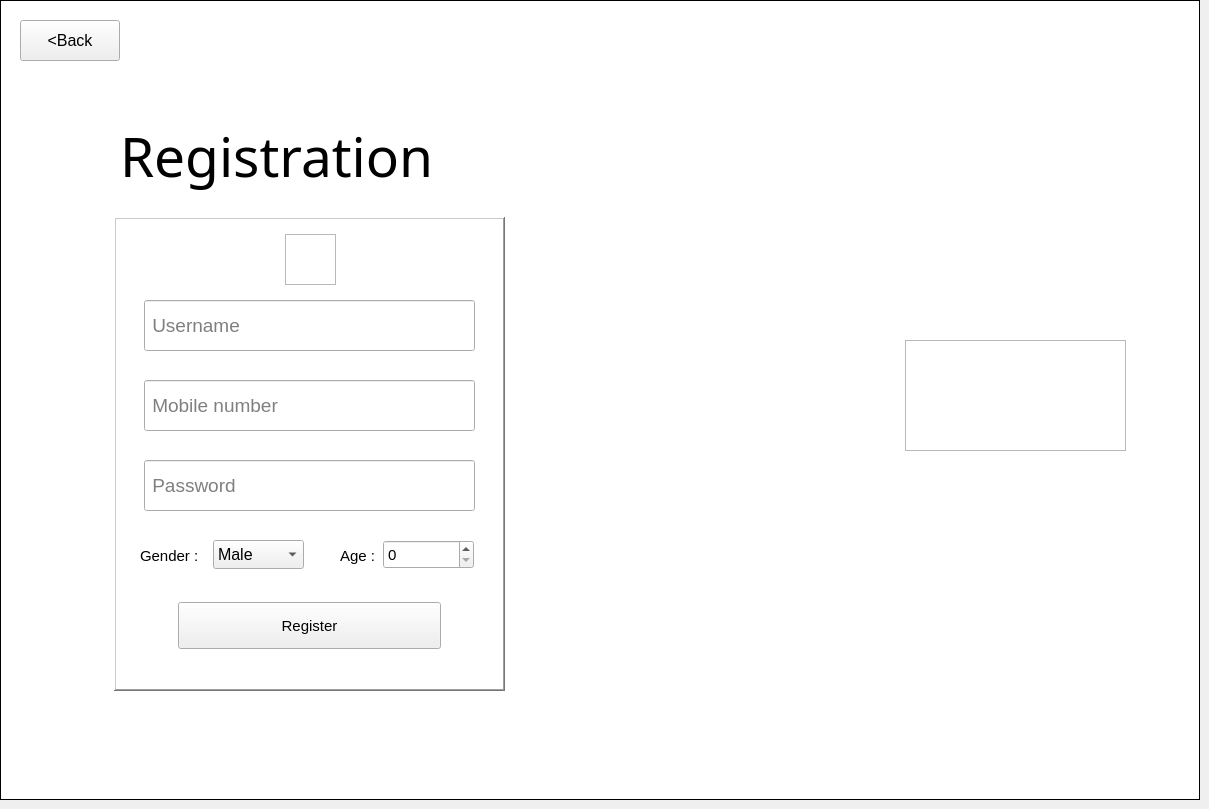
    <widget class="QWidget" name="registerPage">
     <widget class="QGraphicsView" name="registerPage2">
      <property name="geometry">
       <rect>
        <x>0</x>
        <y>0</y>
        <width>1200</width>
        <height>800</height>
       </rect>
      </property>
      <property name="minimumSize">
       <size>
        <width>1200</width>
        <height>800</height>
       </size>
      </property>
      <property name="maximumSize">
       <size>
        <width>1200</width>
        <height>800</height>
       </size>
      </property>
      <property name="font">
       <font>
        <pointsize>11</pointsize>
        <weight>50</weight>
        <bold>false</bold>
       </font>
      </property>
      <property name="cursor" stdset="0">
       <cursorShape>ArrowCursor</cursorShape>
      </property>
      <property name="styleSheet">
       <string notr="true">border-image: url(:/img/resource/271694.jpg);</string>
      </property>
      <property name="frameShape">
       <enum>QFrame::Box</enum>
      </property>
      <property name="frameShadow">
       <enum>QFrame::Plain</enum>
      </property>
     </widget>
     <widget class="QLabel" name="RegisterPageTitle">
      <property name="geometry">
       <rect>
        <x>120</x>
        <y>110</y>
        <width>391</width>
        <height>91</height>
       </rect>
      </property>
      <property name="font">
       <font>
        <family>Stencil</family>
        <pointsize>41</pointsize>
        <weight>50</weight>
        <bold>false</bold>
       </font>
      </property>
      <property name="text">
       <string>Registration</string>
      </property>
     </widget>
     <widget class="QLineEdit" name="registerPageUsername">
      <property name="geometry">
       <rect>
        <x>144</x>
        <y>300</y>
        <width>331</width>
        <height>51</height>
       </rect>
      </property>
      <property name="sizePolicy">
       <sizepolicy hsizetype="Expanding" vsizetype="Fixed">
        <horstretch>0</horstretch>
        <verstretch>0</verstretch>
       </sizepolicy>
      </property>
      <property name="sizeIncrement">
       <size>
        <width>0</width>
        <height>0</height>
       </size>
      </property>
      <property name="baseSize">
       <size>
        <width>0</width>
        <height>0</height>
       </size>
      </property>
      <property name="font">
       <font>
        <pointsize>14</pointsize>
       </font>
      </property>
      <property name="frame">
       <bool>true</bool>
      </property>
      <property name="cursorPosition">
       <number>0</number>
      </property>
      <property name="alignment">
       <set>Qt::AlignLeading|Qt::AlignLeft|Qt::AlignVCenter</set>
      </property>
      <property name="placeholderText">
       <string notr="true"> Username</string>
      </property>
     </widget>
     <widget class="QLineEdit" name="registerPageMobile">
      <property name="geometry">
       <rect>
        <x>144</x>
        <y>380</y>
        <width>331</width>
        <height>51</height>
       </rect>
      </property>
      <property name="font">
       <font>
        <pointsize>14</pointsize>
       </font>
      </property>
      <property name="alignment">
       <set>Qt::AlignLeading|Qt::AlignLeft|Qt::AlignVCenter</set>
      </property>
      <property name="placeholderText">
       <string> Mobile number</string>
      </property>
     </widget>
     <widget class="QLineEdit" name="registerPagePassword">
      <property name="geometry">
       <rect>
        <x>144</x>
        <y>460</y>
        <width>331</width>
        <height>51</height>
       </rect>
      </property>
      <property name="font">
       <font>
        <pointsize>14</pointsize>
       </font>
      </property>
      <property name="echoMode">
       <enum>QLineEdit::Password</enum>
      </property>
      <property name="alignment">
       <set>Qt::AlignLeading|Qt::AlignLeft|Qt::AlignVCenter</set>
      </property>
      <property name="placeholderText">
       <string> Password</string>
      </property>
     </widget>
     <widget class="QComboBox" name="registerPageGenderSelect">
      <property name="geometry">
       <rect>
        <x>213</x>
        <y>540</y>
        <width>91</width>
        <height>29</height>
       </rect>
      </property>
      <property name="font">
       <font>
        <pointsize>12</pointsize>
        <weight>50</weight>
        <bold>false</bold>
       </font>
      </property>
      <property name="cursor">
       <cursorShape>PointingHandCursor</cursorShape>
      </property>
      <item>
       <property name="text">
        <string>Male</string>
       </property>
      </item>
      <item>
       <property name="text">
        <string>Female</string>
       </property>
      </item>
     </widget>
     <widget class="QPushButton" name="registerPageBackButton">
      <property name="geometry">
       <rect>
        <x>20</x>
        <y>20</y>
        <width>100</width>
        <height>41</height>
       </rect>
      </property>
      <property name="font">
       <font>
        <pointsize>12</pointsize>
       </font>
      </property>
      <property name="text">
       <string>&lt;Back</string>
      </property>
     </widget>
     <widget class="QLabel" name="registerGenderLabel">
      <property name="geometry">
       <rect>
        <x>140</x>
        <y>540</y>
        <width>71</width>
        <height>31</height>
       </rect>
      </property>
      <property name="font">
       <font>
        <pointsize>11</pointsize>
        <weight>50</weight>
        <bold>false</bold>
       </font>
      </property>
      <property name="text">
       <string>Gender : </string>
      </property>
     </widget>
     <widget class="QLabel" name="registerGenderLabel_2">
      <property name="geometry">
       <rect>
        <x>340</x>
        <y>540</y>
        <width>41</width>
        <height>31</height>
       </rect>
      </property>
      <property name="font">
       <font>
        <pointsize>11</pointsize>
        <weight>50</weight>
        <bold>false</bold>
       </font>
      </property>
      <property name="text">
       <string>Age : </string>
      </property>
     </widget>
     <widget class="QSpinBox" name="registerPageAgeBox">
      <property name="geometry">
       <rect>
        <x>383</x>
        <y>540</y>
        <width>91</width>
        <height>29</height>
       </rect>
      </property>
      <property name="font">
       <font>
        <pointsize>11</pointsize>
       </font>
      </property>
      <property name="cursor">
       <cursorShape>PointingHandCursor</cursorShape>
      </property>
      <property name="toolTip">
       <string>&lt;html&gt;&lt;head/&gt;&lt;body&gt;&lt;p&gt;&lt;br/&gt;&lt;/p&gt;&lt;/body&gt;&lt;/html&gt;</string>
      </property>
      <property name="suffix">
       <string/>
      </property>
      <property name="maximum">
       <number>150</number>
      </property>
     </widget>
     <widget class="QGraphicsView" name="registerPageRegisterFrame">
      <property name="geometry">
       <rect>
        <x>114</x>
        <y>217</y>
        <width>391</width>
        <height>474</height>
       </rect>
      </property>
      <property name="font">
       <font>
        <pointsize>20</pointsize>
        <kerning>true</kerning>
       </font>
      </property>
      <property name="frameShape">
       <enum>QFrame::WinPanel</enum>
      </property>
      <property name="frameShadow">
       <enum>QFrame::Raised</enum>
      </property>
      <property name="lineWidth">
       <number>0</number>
      </property>
      <property name="midLineWidth">
       <number>0</number>
      </property>
      <property name="dragMode">
       <enum>QGraphicsView::NoDrag</enum>
      </property>
     </widget>
     <widget class="QPushButton" name="regiterPageRegisterButton">
      <property name="geometry">
       <rect>
        <x>178</x>
        <y>602</y>
        <width>263</width>
        <height>47</height>
       </rect>
      </property>
      <property name="font">
       <font>
        <pointsize>11</pointsize>
       </font>
      </property>
      <property name="cursor">
       <cursorShape>PointingHandCursor</cursorShape>
      </property>
      <property name="text">
       <string>Register</string>
      </property>
     </widget>
     <widget class="QGraphicsView" name="FoodiePalaceLogo">
      <property name="geometry">
       <rect>
        <x>905</x>
        <y>340</y>
        <width>221</width>
        <height>111</height>
       </rect>
      </property>
      <property name="styleSheet">
       <string notr="true">border-image: url(:/img/resource/logo.png);</string>
      </property>
     </widget>
     <widget class="QGraphicsView" name="userpfpGraphicsView">
      <property name="geometry">
       <rect>
        <x>285</x>
        <y>234</y>
        <width>51</width>
        <height>51</height>
       </rect>
      </property>
      <property name="styleSheet">
       <string notr="true">border-image: url(:/img/resource/profile.png);</string>
      </property>
     </widget>
     <zorder>registerPage2</zorder>
     <zorder>registerPageRegisterFrame</zorder>
     <zorder>RegisterPageTitle</zorder>
     <zorder>registerPageUsername</zorder>
     <zorder>registerPageMobile</zorder>
     <zorder>registerPagePassword</zorder>
     <zorder>registerPageGenderSelect</zorder>
     <zorder>registerPageBackButton</zorder>
     <zorder>registerGenderLabel</zorder>
     <zorder>registerGenderLabel_2</zorder>
     <zorder>registerPageAgeBox</zorder>
     <zorder>regiterPageRegisterButton</zorder>
     <zorder>FoodiePalaceLogo</zorder>
     <zorder>userpfpGraphicsView</zorder>
    </widget>
